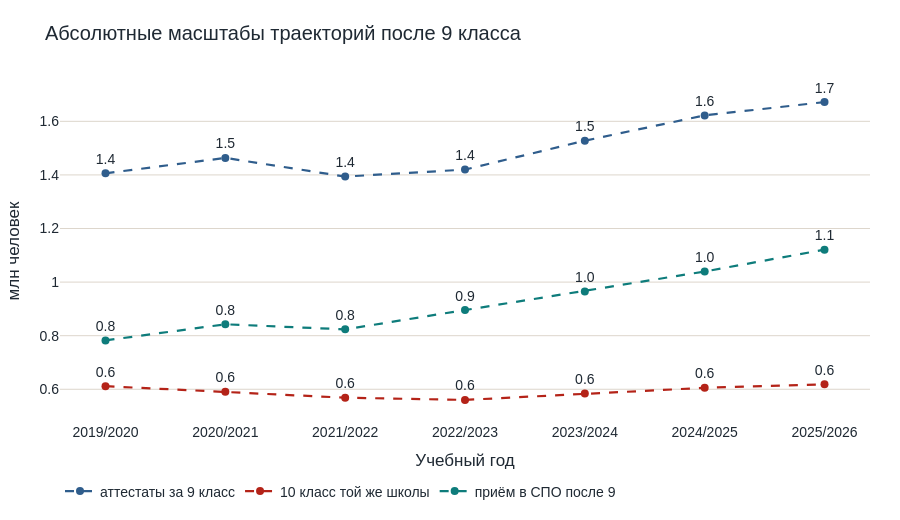

This figure's notebook cell:
### Code cell
abs_task1 = task1.assign(
    grade_9_mln=task1["grade_9_certificates"] / 1_000_000,
    grade10_mln=task1["grade_9_continue_same_org"] / 1_000_000,
    spo_mln=task1["spo_admitted_after_9"] / 1_000_000,
)

fig = go.Figure()
fact_line(
    fig,
    abs_task1,
    "academic_year",
    "grade_9_mln",
    "аттестаты за 9 класс",
    COLORS["blue"],
)
fact_line(
    fig,
    abs_task1,
    "academic_year",
    "grade10_mln",
    "10 класс той же школы",
    COLORS["red"],
)
fact_line(
    fig, abs_task1, "academic_year", "spo_mln", "приём в СПО после 9", COLORS["teal"]
)
finish(
    fig, "Абсолютные масштабы траекторий после 9 класса", "Учебный год", "млн человек"
)

### Figure 1 — Plotly figure (JSON) as saved in the notebook; plotly's stock layout.template omitted (floating-point values rounded to 4 significant figures)
{"data": [{"hovertemplate": "%{x}<br>%{y:.1f}<extra>аттестаты за 9 класс</extra>", "line": {"color": "#2f5d8c", "dash": "dash", "width": 2.2}, "marker": {"size": 8}, "mode": "lines+markers+text", "name": "аттестаты за 9 класс", "text": ["1.4", "1.5", "1.4", "1.4", "1.5", "1.6", "1.7"], "textposition": "top center", "type": "scatter", "x": ["2019/2020", "2020/2021", "2021/2022", "2022/2023", "2023/2024", "2024/2025", "2025/2026"], "y": [1.406, 1.464, 1.394, 1.42, 1.528, 1.622, 1.672]}, {"hovertemplate": "%{x}<br>%{y:.1f}<extra>10 класс той же школы</extra>", "line": {"color": "#b42318", "dash": "dash", "width": 2.2}, "marker": {"size": 8}, "mode": "lines+markers+text", "name": "10 класс той же школы", "text": ["0.6", "0.6", "0.6", "0.6", "0.6", "0.6", "0.6"], "textposition": "top center", "type": "scatter", "x": ["2019/2020", "2020/2021", "2021/2022", "2022/2023", "2023/2024", "2024/2025", "2025/2026"], "y": [0.6116, 0.5904, 0.5684, 0.5604, 0.5839, 0.6054, 0.6187]}, {"hovertemplate": "%{x}<br>%{y:.1f}<extra>приём в СПО после 9</extra>", "line": {"color": "#0e7c7b", "dash": "dash", "width": 2.2}, "marker": {"size": 8}, "mode": "lines+markers+text", "name": "приём в СПО после 9", "text": ["0.8", "0.8", "0.8", "0.9", "1.0", "1.0", "1.1"], "textposition": "top center", "type": "scatter", "x": ["2019/2020", "2020/2021", "2021/2022", "2022/2023", "2023/2024", "2024/2025", "2025/2026"], "y": [0.7825, 0.8426, 0.8237, 0.8956, 0.9649, 1.04, 1.121]}], "layout": {"font": {"color": "#1f2933", "family": "Arial", "size": 14}, "height": 520, "legend": {"orientation": "h", "x": 0, "xanchor": "left", "y": -0.25, "yanchor": "bottom"}, "margin": {"b": 90, "l": 60, "r": 30, "t": 80}, "title": {"text": "Абсолютные масштабы траекторий после 9 класса"}, "xaxis": {"showgrid": false, "title": {"text": "Учебный год"}}, "yaxis": {"gridcolor": "#ddd6cc", "title": {"text": "млн человек"}}}}
